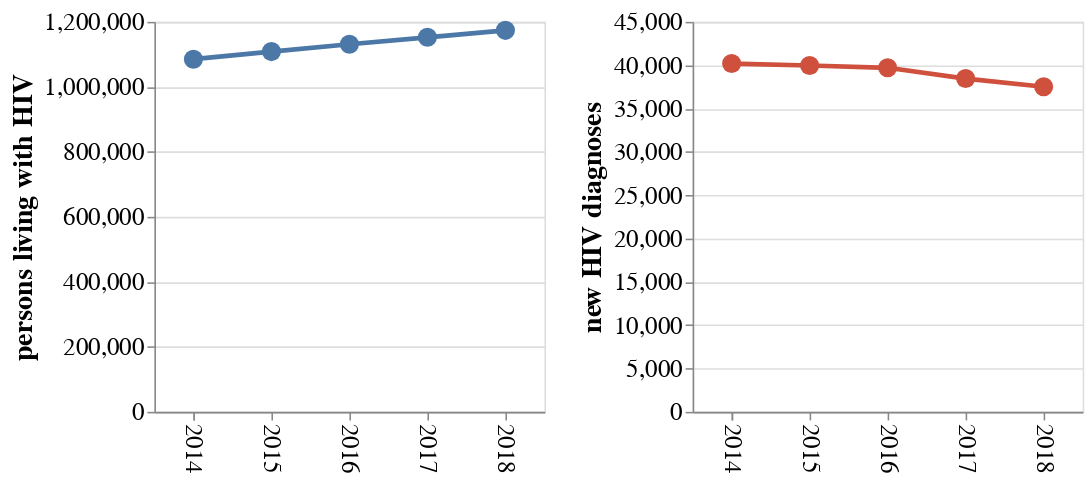

The cell this chart's notebook holds for it:
### Markdown cell above
### Number of new diagnoses is declining

### Code cell
df1 = pd.DataFrame({'year': ['2014', '2015', '2016', '2017', '2018'], 
                   'persons living with HIV': [1085100, 1108400, 1131100, 1152400, 1173900]})

points = alt.Chart(df1).mark_circle(
    opacity = 1.0, size = 150).encode(
    x = alt.X('year', title = None),
    y = 'persons living with HIV')

line = alt.Chart(df1).mark_line(
    opacity = 1.0, size = 3).encode(
    x = alt.X('year', title = None),
    y = 'persons living with HIV')

p1 = (points + line).properties(
    width = 250,
    height = 250)

df2 = pd.DataFrame({'year': ['2014', '2015', '2016', '2017', '2018'], 
                    'new HIV diagnoses': [40187, 39959, 39698, 38456, 37515]})

points = alt.Chart(df2).mark_circle(
    opacity = 1.0, size = 150, color = '#cf513d').encode(
    x = alt.X('year', title = None),
    y = 'new HIV diagnoses')

line = alt.Chart(df2).mark_line(
    opacity = 1.0, size = 3, color = '#cf513d').encode(
    x = alt.X('year', title = None),
    y = 'new HIV diagnoses')

p2 = (points + line).properties(
    width = 250,
    height = 250)

p12 = (p1 | p2).configure_axis(
    labelFontSize = 16,
    titleFontSize = 18
).configure_axisX(
    labelAngle = 90,
    tickBand = 'extent'
)

display(p12)

### Figure 1 — Vega-Lite specification as saved in the notebook (floating-point values rounded to 4 significant figures)
{"config": {"view": {"continuousWidth": 400, "continuousHeight": 300}, "axis": {"labelFontSize": 16, "titleFontSize": 18}, "axisX": {"labelAngle": 90, "tickBand": "extent"}}, "hconcat": [{"layer": [{"mark": {"type": "circle", "opacity": 1.0, "size": 150}, "encoding": {"x": {"type": "nominal", "field": "year", "title": null}, "y": {"type": "quantitative", "field": "persons living with HIV"}}}, {"mark": {"type": "line", "opacity": 1.0, "size": 3}, "encoding": {"x": {"type": "nominal", "field": "year", "title": null}, "y": {"type": "quantitative", "field": "persons living with HIV"}}}], "data": {"name": "data-323d1ac9ef047d98cd789138585ac407"}, "height": 250, "width": 250}, {"layer": [{"mark": {"type": "circle", "color": "#cf513d", "opacity": 1.0, "size": 150}, "encoding": {"x": {"type": "nominal", "field": "year", "title": null}, "y": {"type": "quantitative", "field": "new HIV diagnoses"}}}, {"mark": {"type": "line", "color": "#cf513d", "opacity": 1.0, "size": 3}, "encoding": {"x": {"type": "nominal", "field": "year", "title": null}, "y": {"type": "quantitative", "field": "new HIV diagnoses"}}}], "data": {"name": "data-875e37b662f59fe22f369c3c527847fc"}, "height": 250, "width": 250}], "$schema": "https://vega.github.io/schema/vega-lite/v4.8.1.json", "datasets": {"data-323d1ac9ef047d98cd789138585ac407": [{"year": "2014", "persons living with HIV": 1085100}, {"year": "2015", "persons living with HIV": 1108400}, {"year": "2016", "persons living with HIV": 1131100}, {"year": "2017", "persons living with HIV": 1152400}, {"year": "2018", "persons living with HIV": 1173900}], "data-875e37b662f59fe22f369c3c527847fc": [{"year": "2014", "new HIV diagnoses": 40187}, {"year": "2015", "new HIV diagnoses": 39959}, {"year": "2016", "new HIV diagnoses": 39698}, {"year": "2017", "new HIV diagnoses": 38456}, {"year": "2018", "new HIV diagnoses": 37515}]}}
